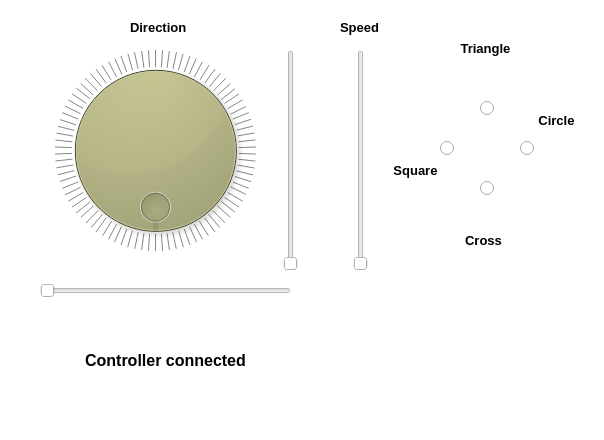
<?xml version="1.0" encoding="UTF-8"?>
<ui version="4.0">
 <class>Form</class>
 <widget class="QWidget" name="Form">
  <property name="geometry">
   <rect>
    <x>0</x>
    <y>0</y>
    <width>604</width>
    <height>440</height>
   </rect>
  </property>
  <property name="windowTitle">
   <string>Form</string>
  </property>
  <property name="styleSheet">
   <string notr="true">background:#FFF;</string>
  </property>
  <widget class="QSlider" name="ySlider">
   <property name="geometry">
    <rect>
     <x>280</x>
     <y>50</y>
     <width>22</width>
     <height>221</height>
    </rect>
   </property>
   <property name="orientation">
    <enum>Qt::Vertical</enum>
   </property>
  </widget>
  <widget class="QSlider" name="xSlider">
   <property name="geometry">
    <rect>
     <x>40</x>
     <y>280</y>
     <width>251</width>
     <height>22</height>
    </rect>
   </property>
   <property name="orientation">
    <enum>Qt::Horizontal</enum>
   </property>
  </widget>
  <widget class="QDial" name="directionDial">
   <property name="geometry">
    <rect>
     <x>50</x>
     <y>50</y>
     <width>211</width>
     <height>201</height>
    </rect>
   </property>
   <property name="styleSheet">
    <string notr="true">background-color: rgb(170, 170, 127);</string>
   </property>
   <property name="maximum">
    <number>359</number>
   </property>
   <property name="pageStep">
    <number>0</number>
   </property>
   <property name="invertedAppearance">
    <bool>true</bool>
   </property>
   <property name="invertedControls">
    <bool>true</bool>
   </property>
   <property name="wrapping">
    <bool>true</bool>
   </property>
   <property name="notchTarget">
    <double>3.700000000000000</double>
   </property>
   <property name="notchesVisible">
    <bool>true</bool>
   </property>
  </widget>
  <widget class="QLabel" name="label_2">
   <property name="geometry">
    <rect>
     <x>130</x>
     <y>20</y>
     <width>57</width>
     <height>15</height>
    </rect>
   </property>
   <property name="font">
    <font>
     <pointsize>10</pointsize>
     <weight>75</weight>
     <bold>true</bold>
    </font>
   </property>
   <property name="text">
    <string>Direction</string>
   </property>
  </widget>
  <widget class="QLabel" name="label_3">
   <property name="geometry">
    <rect>
     <x>340</x>
     <y>20</y>
     <width>57</width>
     <height>15</height>
    </rect>
   </property>
   <property name="font">
    <font>
     <pointsize>10</pointsize>
     <weight>75</weight>
     <bold>true</bold>
    </font>
   </property>
   <property name="text">
    <string>Speed</string>
   </property>
  </widget>
  <widget class="QSlider" name="speed">
   <property name="geometry">
    <rect>
     <x>350</x>
     <y>50</y>
     <width>22</width>
     <height>221</height>
    </rect>
   </property>
   <property name="maximum">
    <number>100</number>
   </property>
   <property name="orientation">
    <enum>Qt::Vertical</enum>
   </property>
  </widget>
  <widget class="QLabel" name="controller_connected">
   <property name="geometry">
    <rect>
     <x>40</x>
     <y>330</y>
     <width>251</width>
     <height>61</height>
    </rect>
   </property>
   <property name="font">
    <font>
     <pointsize>12</pointsize>
     <weight>75</weight>
     <bold>true</bold>
    </font>
   </property>
   <property name="layoutDirection">
    <enum>Qt::LeftToRight</enum>
   </property>
   <property name="styleSheet">
    <string notr="true"/>
   </property>
   <property name="text">
    <string>Controller connected</string>
   </property>
   <property name="alignment">
    <set>Qt::AlignCenter</set>
   </property>
  </widget>
  <widget class="QRadioButton" name="triangle">
   <property name="geometry">
    <rect>
     <x>480</x>
     <y>100</y>
     <width>16</width>
     <height>16</height>
    </rect>
   </property>
   <property name="cursor">
    <cursorShape>ArrowCursor</cursorShape>
   </property>
   <property name="contextMenuPolicy">
    <enum>Qt::DefaultContextMenu</enum>
   </property>
   <property name="layoutDirection">
    <enum>Qt::LeftToRight</enum>
   </property>
   <property name="text">
    <string/>
   </property>
   <property name="iconSize">
    <size>
     <width>25</width>
     <height>25</height>
    </size>
   </property>
  </widget>
  <widget class="QRadioButton" name="cross">
   <property name="geometry">
    <rect>
     <x>480</x>
     <y>180</y>
     <width>16</width>
     <height>16</height>
    </rect>
   </property>
   <property name="layoutDirection">
    <enum>Qt::LeftToRight</enum>
   </property>
   <property name="text">
    <string/>
   </property>
   <property name="iconSize">
    <size>
     <width>25</width>
     <height>25</height>
    </size>
   </property>
  </widget>
  <widget class="QRadioButton" name="circle">
   <property name="geometry">
    <rect>
     <x>520</x>
     <y>140</y>
     <width>16</width>
     <height>16</height>
    </rect>
   </property>
   <property name="text">
    <string/>
   </property>
   <property name="iconSize">
    <size>
     <width>25</width>
     <height>25</height>
    </size>
   </property>
  </widget>
  <widget class="QRadioButton" name="square">
   <property name="geometry">
    <rect>
     <x>440</x>
     <y>140</y>
     <width>16</width>
     <height>16</height>
    </rect>
   </property>
   <property name="layoutDirection">
    <enum>Qt::LeftToRight</enum>
   </property>
   <property name="text">
    <string/>
   </property>
   <property name="iconSize">
    <size>
     <width>25</width>
     <height>25</height>
    </size>
   </property>
  </widget>
  <widget class="QLabel" name="label">
   <property name="geometry">
    <rect>
     <x>470</x>
     <y>60</y>
     <width>31</width>
     <height>31</height>
    </rect>
   </property>
   <property name="text">
    <string/>
   </property>
   <property name="pixmap">
    <pixmap resource="res.qrc">:/Bla/BTTFTG_PC_ui_buttoncontrol4_xbox.png</pixmap>
   </property>
   <property name="scaledContents">
    <bool>true</bool>
   </property>
  </widget>
  <widget class="QLabel" name="label_4">
   <property name="geometry">
    <rect>
     <x>400</x>
     <y>130</y>
     <width>31</width>
     <height>31</height>
    </rect>
   </property>
   <property name="text">
    <string/>
   </property>
   <property name="pixmap">
    <pixmap resource="res.qrc">:/Bla/BTTFTG_PC_ui_buttoncontrol3_xbox.png</pixmap>
   </property>
   <property name="scaledContents">
    <bool>true</bool>
   </property>
  </widget>
  <widget class="QLabel" name="label_5">
   <property name="geometry">
    <rect>
     <x>540</x>
     <y>130</y>
     <width>31</width>
     <height>31</height>
    </rect>
   </property>
   <property name="text">
    <string/>
   </property>
   <property name="pixmap">
    <pixmap resource="res.qrc">:/Bla/BTTFTG_PC_ui_buttoncontrol2_xbox.png</pixmap>
   </property>
   <property name="scaledContents">
    <bool>true</bool>
   </property>
  </widget>
  <widget class="QLabel" name="label_6">
   <property name="geometry">
    <rect>
     <x>470</x>
     <y>200</y>
     <width>31</width>
     <height>31</height>
    </rect>
   </property>
   <property name="text">
    <string/>
   </property>
   <property name="pixmap">
    <pixmap resource="res.qrc">:/Bla/BTTFTG_PC_ui_buttoncontrol1_xbox.png</pixmap>
   </property>
   <property name="scaledContents">
    <bool>true</bool>
   </property>
  </widget>
  <widget class="QLabel" name="label_7">
   <property name="geometry">
    <rect>
     <x>460</x>
     <y>230</y>
     <width>47</width>
     <height>20</height>
    </rect>
   </property>
   <property name="font">
    <font>
     <pointsize>10</pointsize>
     <weight>75</weight>
     <bold>true</bold>
    </font>
   </property>
   <property name="text">
    <string>Cross</string>
   </property>
   <property name="scaledContents">
    <bool>false</bool>
   </property>
   <property name="alignment">
    <set>Qt::AlignCenter</set>
   </property>
  </widget>
  <widget class="QLabel" name="label_8">
   <property name="geometry">
    <rect>
     <x>390</x>
     <y>160</y>
     <width>51</width>
     <height>20</height>
    </rect>
   </property>
   <property name="font">
    <font>
     <pointsize>10</pointsize>
     <weight>75</weight>
     <bold>true</bold>
    </font>
   </property>
   <property name="text">
    <string>Square</string>
   </property>
   <property name="scaledContents">
    <bool>false</bool>
   </property>
   <property name="alignment">
    <set>Qt::AlignCenter</set>
   </property>
  </widget>
  <widget class="QLabel" name="label_9">
   <property name="geometry">
    <rect>
     <x>460</x>
     <y>40</y>
     <width>51</width>
     <height>16</height>
    </rect>
   </property>
   <property name="font">
    <font>
     <pointsize>10</pointsize>
     <weight>75</weight>
     <bold>true</bold>
    </font>
   </property>
   <property name="text">
    <string>Triangle</string>
   </property>
   <property name="scaledContents">
    <bool>false</bool>
   </property>
   <property name="alignment">
    <set>Qt::AlignCenter</set>
   </property>
  </widget>
  <widget class="QLabel" name="label_10">
   <property name="geometry">
    <rect>
     <x>536</x>
     <y>110</y>
     <width>41</width>
     <height>20</height>
    </rect>
   </property>
   <property name="font">
    <font>
     <pointsize>10</pointsize>
     <weight>75</weight>
     <bold>true</bold>
    </font>
   </property>
   <property name="text">
    <string>Circle</string>
   </property>
   <property name="scaledContents">
    <bool>false</bool>
   </property>
   <property name="alignment">
    <set>Qt::AlignCenter</set>
   </property>
  </widget>
 </widget>
 <resources>
  <include location="res.qrc"/>
 </resources>
 <connections/>
</ui>
